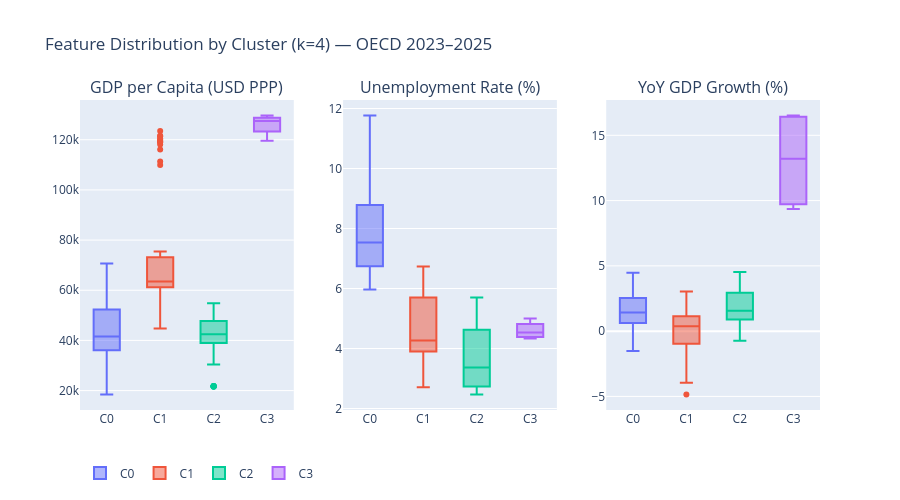

Notebook code cell kept with this figure:
### Code cell
# ============================================================
# Box plots — feature distribution per cluster
# ============================================================

fig_box = make_subplots(
    rows=1, cols=3,
    subplot_titles=[
        "GDP per Capita (USD PPP)",
        "Unemployment Rate (%)",
        "YoY GDP Growth (%)"
    ]
)

colors = px.colors.qualitative.Plotly

for c in range(CHOSEN_K):
    sub = X_raw[X_raw["cluster"] == c]
    for col_i, col in enumerate(cluster_features, start=1):
        fig_box.add_trace(
            go.Box(
                y=sub[col],
                name=f"C{c}",
                marker_color=colors[c],
                boxpoints="outliers",
                showlegend=(col_i == 1),
                legendgroup=f"C{c}"
            ),
            row=1, col=col_i
        )

fig_box.update_layout(
    title_text=f"Feature Distribution by Cluster (k={CHOSEN_K}) — OECD 2023–2025",
    height=500,
    legend=dict(orientation="h", yanchor="bottom", y=-0.25)
)
fig_box.show()
